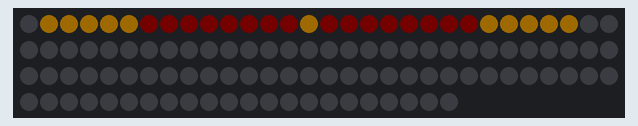
Simulated run of this sketch. Board: Arduino Uno, built with avr-gcc and run on an emulated ATmega328P. Parts: 112 RGB LEDs in strip order, left to right, continuing on the next row. Dim RGB values are drawn brighter than linear.

Above: at 39.87 s.

The sketch:

Jacket_Collar_4.ino
```cpp
#include <Adafruit_NeoPixel.h>
#ifdef __AVR__
  #include <avr/power.h>
#endif

#define PIN 12

// Parameter 1 = number of pixels in strip
// Parameter 2 = Arduino pin number (most are valid)
// Parameter 3 = pixel type flags, add together as needed:
//   NEO_KHZ800  800 KHz bitstream (most NeoPixel products w/WS2812 LEDs)
//   NEO_KHZ400  400 KHz (classic 'v1' (not v2) FLORA pixels, WS2811 drivers)
//   NEO_GRB     Pixels are wired for GRB bitstream (most NeoPixel products)
//   NEO_RGB     Pixels are wired for RGB bitstream (v1 FLORA pixels, not v2)
//   NEO_RGBW    Pixels are wired for RGBW bitstream (NeoPixel RGBW products)
Adafruit_NeoPixel strip = Adafruit_NeoPixel(112, PIN, NEO_GRB + NEO_KHZ800);

// IMPORTANT: To reduce NeoPixel burnout risk, add 1000 uF capacitor across
// pixel power leads, add 300 - 500 Ohm resistor on first pixel's data input
// and minimize distance between Arduino and first pixel.  Avoid connecting
// on a live circuit...if you must, connect GND first.

void setup() {
  // This is for Trinket 5V 16MHz, you can remove these three lines if you are not using a Trinket
  #if defined (__AVR_ATtiny85__)
    if (F_CPU == 16000000) clock_prescale_set(clock_div_1);
  #endif
  // End of trinket special code


  strip.begin();
  strip.show(); // Initialize all pixels to 'off'
}

void loop() { //Colour, background, start pos, speed
  row1(strip.Color(30, 20, 0), strip.Color(1, 0, 0), 0, 1000);
  //row2(strip.Color(30, 20, 0), strip.Color(20, 0, 0), 29, 400);
  //row3(strip.Color(30, 20, 0), strip.Color(20, 0, 0), 29, 400);
  //row4(strip.Color(30, 20, 0), strip.Color(20, 0, 0), 29, 400);
}

//Row 1
void row1(uint32_t c, uint32_t b, uint32_t p, uint8_t wait) {
  for (int j=0; j<2; j++) {  //do 2 cycles of chasing
    for (int q=0; q < 14; q++) {
      for (uint16_t i=14; i < 28; i=i+14) {
        strip.setPixelColor(i+q, c);
        strip.setPixelColor(i-q, c);
        strip.setPixelColor(i+q-5, b);
        strip.setPixelColor(i-q+5, b);
      }
      strip.show();
      delay(wait);
      }
    }
  }
```
